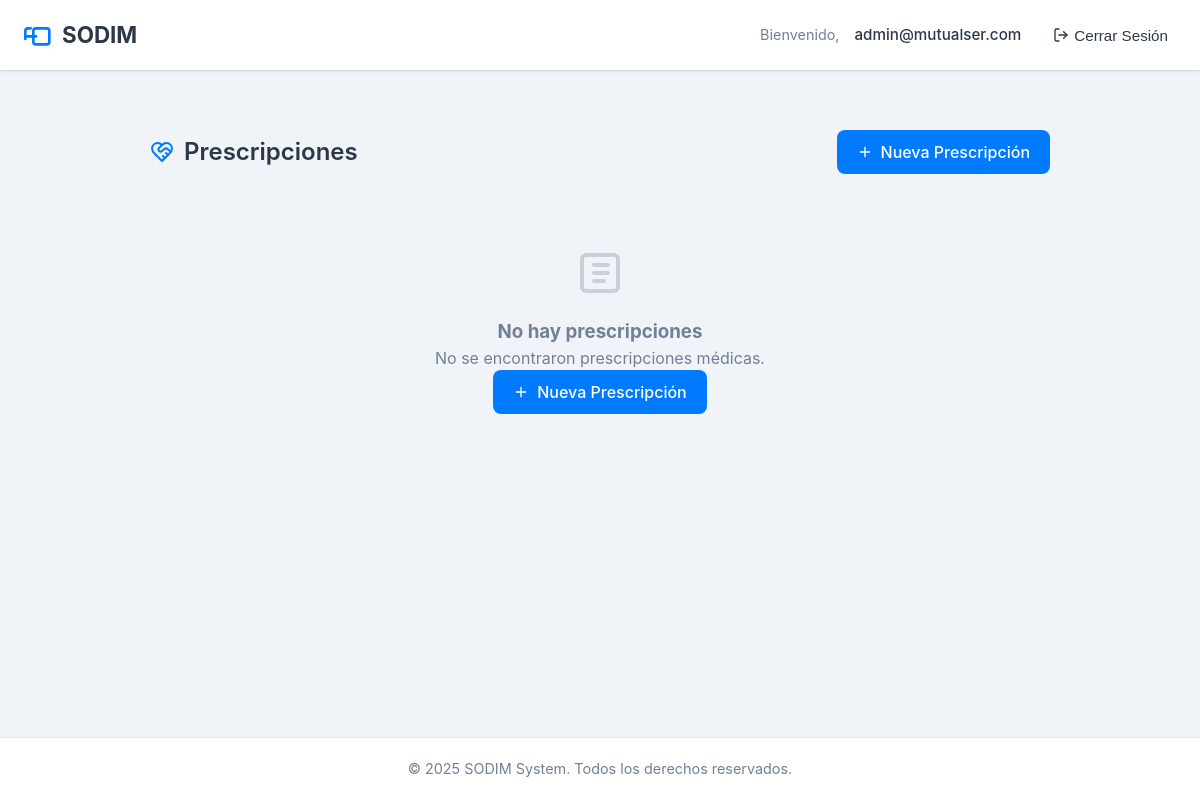
Page /prescriptions/ (signed in) on the earlier database version.
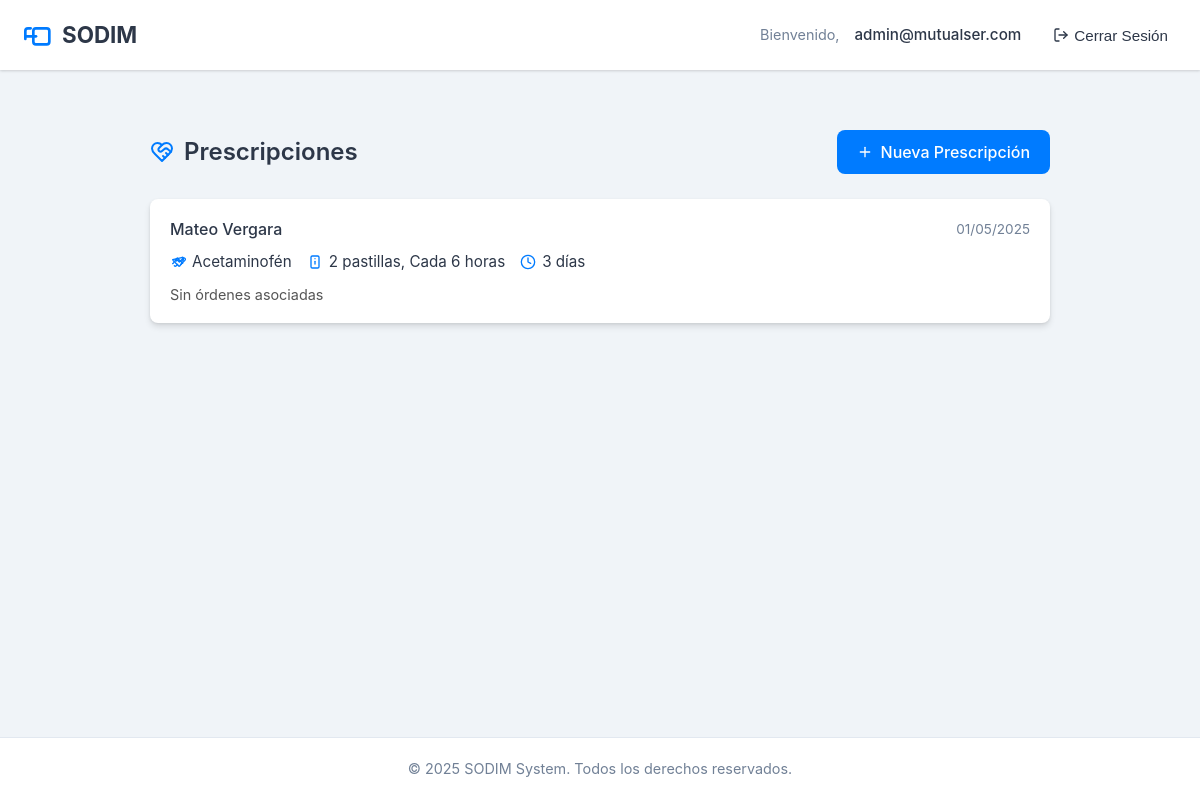
Same page on the later database version.
### core/models.py (models this page shows, shortened)
class TimestampedModel(models.Model):
    created_at = models.DateTimeField(auto_now_add=True)
    updated_at = models.DateTimeField(auto_now=True)
    class Meta:
        abstract = True

class Prescription(TimestampedModel):
    doctor = models.ForeignKey(Doctor, on_delete=models.CASCADE)
    patient = models.ForeignKey(Patient, on_delete=models.CASCADE)
    medication = models.ForeignKey(Medication, on_delete=models.CASCADE)
    dosage = models.CharField(max_length=100)
    frequency = models.CharField(max_length=100)
    duration_days = models.PositiveIntegerField()
    notes = models.TextField(blank=True)

class Patient(TimestampedModel):
    GENDER_CHOICES = [
        ('M', 'Male'),
        ('F', 'Female'),
        ('O', 'Other'),
    ]
    PRIORITY_GROUPS = [
        ('CHILD', 'Child'),
        ('SENIOR', 'Senior'),
        ('CHRONIC', 'Chronic Disease'),
        ('CONTROL', 'Controlled Medication'),
        ('REGULAR', 'Regular'),
    ]
    first_name = models.CharField(max_length=100)
    last_name = models.CharField(max_length=100)
    date_of_birth = models.DateField()
    gender = models.CharField(max_length=1, choices=GENDER_CHOICES)
    identification_number = models.CharField(max_length=50, unique=True)
    eps = models.ForeignKey(EPS, on_delete=models.CASCADE, related_name='patients')
    address = models.TextField()
    phone_number = models.CharField(max_length=20)
    email = models.EmailField(blank=True)
    socioeconomic_stratum = models.PositiveSmallIntegerField()
    income = models.DecimalField(max_digits=10, decimal_places=2)
    priority_group = models.CharField(max_length=10, choices=PRIORITY_GROUPS)
    def __str__(self):
        return f"{self.first_name} {self.last_name}"

class Medication(TimestampedModel):
    name = models.CharField(max_length=200)
    description = models.TextField()
    code = models.CharField(max_length=50, unique=True)
    def __str__(self):
        return self.name

### core/views.py (the view)
# urls.py: path("prescriptions/", PrescriptionListView.as_view(), name="prescription_list"),
class PrescriptionListView(LoginRequiredMixin, ListView):
    model = Prescription
    template_name = 'core/prescription_list.html'
    context_object_name = 'prescriptions'
    def get_queryset(self):
        return Prescription.objects.filter(doctor__eps=self.request.user.eps).prefetch_related('orders')

### core/templates/core/prescription_list.html (shortened to what the changed rows need)
{% extends 'core/base.html' %}
{% block content %}
<div class="content-with-padding">
    <div class="prescriptions-container">
        <div class="prescriptions-header">
            <h2 class="prescriptions-title">
                Prescripciones
            </h2>
        </div>
        {% if prescriptions %}
        <ul class="prescription-list">
            {% for prescription in prescriptions %}
            <li class="prescription-item">
                <div class="prescription-details">
                    <div class="prescription-primary">
                        <span class="patient-info">{{ prescription.patient }}</span>
                        <span class="prescription-date">{{ prescription.created_at|date:"d/m/Y" }}</span>
                    </div>
                    <div class="prescription-secondary">
                        <div class="prescription-data">
                            {{ prescription.medication }}
                        </div>
                        <div class="prescription-data">
                            <svg width="16" height="16" viewBox="0 0 24 24" fill="none" stroke="currentColor"
                                stroke-width="2" stroke-linecap="round" stroke-linejoin="round">
                                <path d="M8 21h8a2 2 0 0 0 2-2V5a2 2 0 0 0-2-2H8a2 2 0 0 0-2 2v14a2 2 0 0 0 2 2Z">
                                </path>
                                <path d="M12 11v4"></path>
                                <path d="M12 7h.01"></path>
                            </svg>
                            {{ prescription.dosage }}, {{ prescription.frequency }}
                        </div>
                        <div class="prescription-data">
                            <svg width="16" height="16" viewBox="0 0 24 24" fill="none" stroke="currentColor"
                                stroke-width="2" stroke-linecap="round" stroke-linejoin="round">
                                <circle cx="12" cy="12" r="10"></circle>
                                <polyline points="12 6 12 12 16 14"></polyline>
                            </svg>
                            {{ prescription.duration_days }} días
                        </div>
                    </div>
                </div>
                <div class="order-ids" style="margin-top: 10px; font-size: 0.9em; color: #555;">
                    {% if prescription.order_set.all %}
                    Ordenes asociadas:
                    <ul>
                        {% for order in prescription.order_set.all %}
                        <li>Order ID: {{ order.id }}</li>
                        {% endfor %}
                    </ul>
                    {% else %}
                    Sin órdenes asociadas
                    {% endif %}
                </div>
            </li>
            {% endfor %}
        </ul>
        {% else %}
        <div class="empty-state">
            <svg class="empty-state-icon" width="48" height="48" viewBox="0 0 24 24" fill="none" stroke="currentColor"
                stroke-width="2" stroke-linecap="round" stroke-linejoin="round">
                <rect width="18" height="18" x="3" y="3" rx="2"></rect>
                <path d="M9 8h7"></path>
                <path d="M9 12h7"></path>
                <path d="M9 16h5"></path>
            </svg>
            <h3>No hay prescripciones</h3>
            <p>No se encontraron prescripciones médicas.</p>
            <a href="{% url 'prescription_create' %}" class="btn">
                <svg width="16" height="16" viewBox="0 0 24 24" fill="none" stroke="currentColor" stroke-width="2"
                    stroke-linecap="round" stroke-linejoin="round">
                    <path d="M12 5v14"></path>
                    <path d="M5 12h14"></path>
                </svg>
                Nueva Prescripción
            </a>
        </div>
        {% endif %}
    </div>
</div>
{% endblock %}

Differences in the rows shown:
added Prescription: patient "Mateo Vergara", created_at "01/05/2025", medication "Acetaminofén", dosage "2 pastillas", frequency "Cada 6 horas", duration_days "3"
Other differences:
text no longer shown: "No hay prescripciones No se encontraron prescripciones médicas. Nueva Prescripción"
